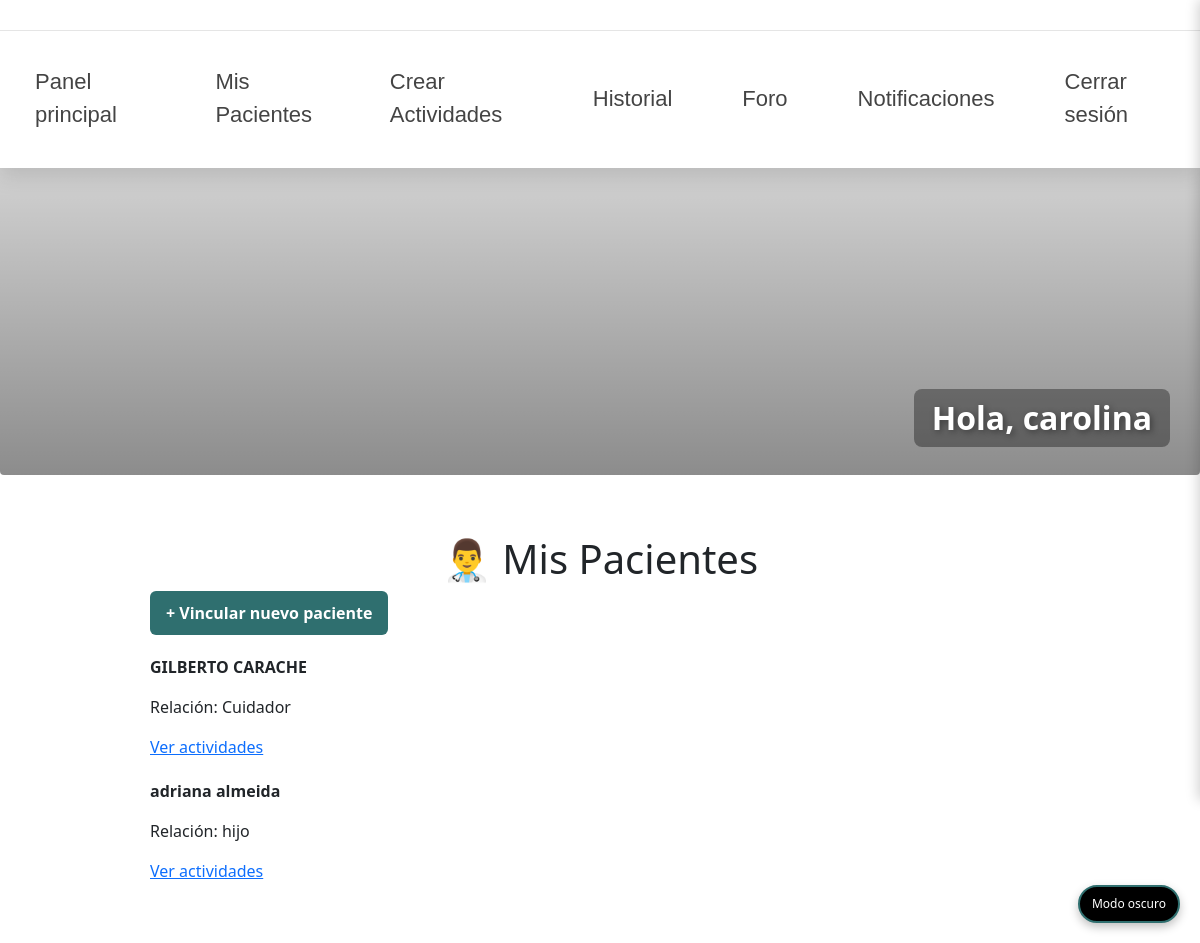
Page /pages/pacientes.php (signed in) on the committed database.
### tables this page shows
CREATE TABLE `relaciones_familiares` (
  `id` int(11) NOT NULL,
  `paciente_id` int(11) NOT NULL,
  `familiar_id` int(11) NOT NULL,
  `parentesco` varchar(50) DEFAULT NULL
);

CREATE TABLE `usuarios` (
  `id` int(11) NOT NULL,
  `nombre` varchar(100) NOT NULL,
  `apellidos` varchar(150) DEFAULT NULL,
  `email` varchar(150) NOT NULL,
  `password` varchar(255) NOT NULL,
  `rol` enum('admin','paciente','familiar','cuidador') NOT NULL,
  `perfil_completado` tinyint(4) DEFAULT 0,
  `fecha_registro` timestamp NOT NULL DEFAULT current_timestamp(),
  `telefono` varchar(20) DEFAULT NULL
);

### pages/pacientes.php (the view, shortened to what this page needs)
<?php
$db = new Database();
$conn = $db->connect();
$familiar_id = $_SESSION['user_id'];
$sql = $conn->prepare("
    SELECT u.id, u.nombre, u.apellidos, rf.parentesco
    FROM relaciones_familiares rf
    INNER JOIN usuarios u ON u.id = rf.paciente_id
    WHERE rf.familiar_id = :id
");
$sql->execute([':id' => $familiar_id]);
$pacientes = $sql->fetchAll(PDO::FETCH_ASSOC);
?>
<!DOCTYPE html>
<html lang="es">
<head>
    <link rel="stylesheet" href="/assets/css/color.css">
    <link rel="stylesheet" href="/assets/css/global.css">
    <link rel="stylesheet" href="/assets/css/header.css">
    <link rel="stylesheet" href="/assets/css/footer.css">
    <link rel="stylesheet" href="/assets/css/menu.css">
    <link rel="stylesheet" href="/assets/css/banner.css">
    <link rel="stylesheet" href="/assets/css/panel-familiar.css">
    <link href="https://cdn.jsdelivr.net/npm/bootstrap@5.3.3/dist/css/bootstrap.min.css" rel="stylesheet">
</head>
<body>
<?php include "../includes/header.php"; ?>
<button class="theme-toggle" onclick="toggleTheme()">Modo oscuro</button>
<?php include "../includes/menu-familiar.php"; ?>
<?php include "../includes/private-banner.php"; ?>
<div class="panel-familiar-container">
    <h1 class="titulo-notificaciones">👨‍⚕️ Mis Pacientes</h1>
    <div class="acciones-pacientes">
        <a href="/pages/registro_familiar.php" class="btn-agregar-paciente">
            + Vincular nuevo paciente
        </a>
    </div>
    <?php if (empty($pacientes)): ?>
        <p>No tienes pacientes vinculados.</p>
    <?php else: ?>
        <?php foreach ($pacientes as $p): ?>
            <div class="notificacion leida">
                <p><strong><?php echo $p['nombre'] . " " . $p['apellidos']; ?></strong></p>
                <p>Relación: <?php echo $p['parentesco']; ?></p>
                <a href="actividades_pacientes.php?paciente=<?php echo $p['id']; ?>" class="btn-leida">
                    Ver actividades
                </a>
            </div>
        <?php endforeach; ?>
    <?php endif; ?>
</div>
</body>
</html>

### assets/css/color.css (style rules this page uses)
:root { --color-primary: #2f6f6f; --color-primary-dark: #4d8f88; --color-primary-light: #8fcac3; --color-text: #444; --color-text-light: #666; --color-text-lighter: #888; --color-text-title: #2c5f5f; --color-text-subtitle: #3f7a7a; --color-bg: #f4f7f8; --color-btn-primary: #6c757d; --color-btn-primary-hover: #5c636a; --color-btn-secondary: #6c757d; --color-btn-secondary-hover: #5c636a; --color-white: #ffffff; --color-gray-100: #f5f5f5; --color-gray-200: #e0e0e0; --color-gray-300: #cccccc; --color-border: #dcdcdc; --color-border-strong: #bfbfbf; --color-hover-bg: #d4d4d4; --color-hover-primary: #4d8f88; --color-success: #4CAF50; --color-warning: #FFC107; --color-error: #E53935; --color-info: #2196F3; --color-red: #ff6b6b; --color-blue: #4d9fff; --color-green: #51d88a; --color-yellow: #ffe66d; --color-error-bg: #ffe1e1; --color-error-text: #b30000; --color-error-border: #ffb3b3; --color-primary-darker: #3b6d68; --color-warning: #a8744f; }

### assets/css/global.css (style rules this page uses)
* { box-sizing: border-box; margin: 0; padding: 0; }
body { font-family: "DM Sans", sans-serif; background: var(--color-bg); color: var(--color-text); line-height: 1.5; min-height: 100vh; display: flex; flex-direction: column; }
html, body { height: 100%; }
h1 { margin-top: 20px; color: var(--color-primary); font-size: 50px; text-align: center; }
a { text-decoration: none; color: inherit; }
.theme-toggle { position: fixed; bottom: 20px; right: 20px; background-color: black; color: var(--color-white); border: solid 2px var(--color-primary); padding: 8px 12px; border-radius: 20px; cursor: pointer; font-size: 12px; box-shadow: 0 4px 10px rgba(0,0,0,0.25); transition: 0.3s; z-index: 999; }

### assets/css/panel-familiar.css (style rules this page uses)
.panel-familiar-container { margin-top: 60px; width: 100%; max-width: 900px; margin-left: auto; margin-right: auto; padding-bottom: 40px; }
.panel-familiar-container .notificacion { margin-bottom: 20px; }
.acciones-pacientes { margin-bottom: 20px; }
.btn-agregar-paciente { display: inline-block; background-color: var(--color-primary); color: var(--color-white); padding: 10px 16px; border-radius: 6px; text-decoration: none; font-weight: 600; transition: background-color 0.2s ease; }

### rows in the picture
relaciones_familiares: paciente.nombre "GILBERTO", paciente.apellidos "CARACHE", parentesco "Cuidador"
relaciones_familiares: paciente.nombre "adriana", paciente.apellidos "almeida", parentesco "hijo"

### other values in the picture
$_SESSION["nombre"] "carolina"
